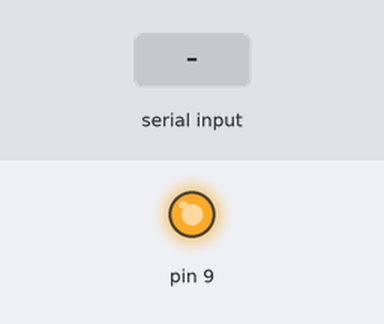
Recording of a sketch running on a simulated Arduino Leonardo, built with avr-gcc and run on an emulated ATmega32U4. Parts: output pins drawn as LEDs (lit = HIGH). Inputs (shaded band) come from the test bench. What the sketch prints to the serial monitor is not drawn.

Above: at 1.2 s.
1.3 s: "1" received over the second serial link
Timing chart, 0 to 4.3 s (numbered marks = the images above; inputs shaded):
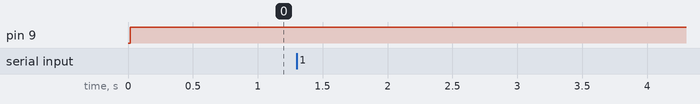

Measured:
- after the input at 1.3 s, every drawn part: stays the same

The sketch:

gprs.ino
```cpp
#include <SoftwareSerial.h>

SoftwareSerial mySerial(4,5); // RX, TX (НА ШИЛДЕ TX=4, RX=5)

void setup()

{
  // Open serial communications and wait for port to open:
  Serial.begin(9600);
//  while (!Serial) {
 //   ; // wait for serial port to connect. Needed for Leonardo only
 // }


  Serial.println("Goodnight moon!");

  // set the data rate for the SoftwareSerial port
  mySerial.begin(9600);
  mySerial.println("Hello, world?");
  pinMode(9, OUTPUT);
}

void loop() // run over and over
{
  digitalWrite(9, HIGH);
  if (mySerial.available())
    Serial.write(mySerial.read());
  if (Serial.available())
    mySerial.write(Serial.read());
}
```
